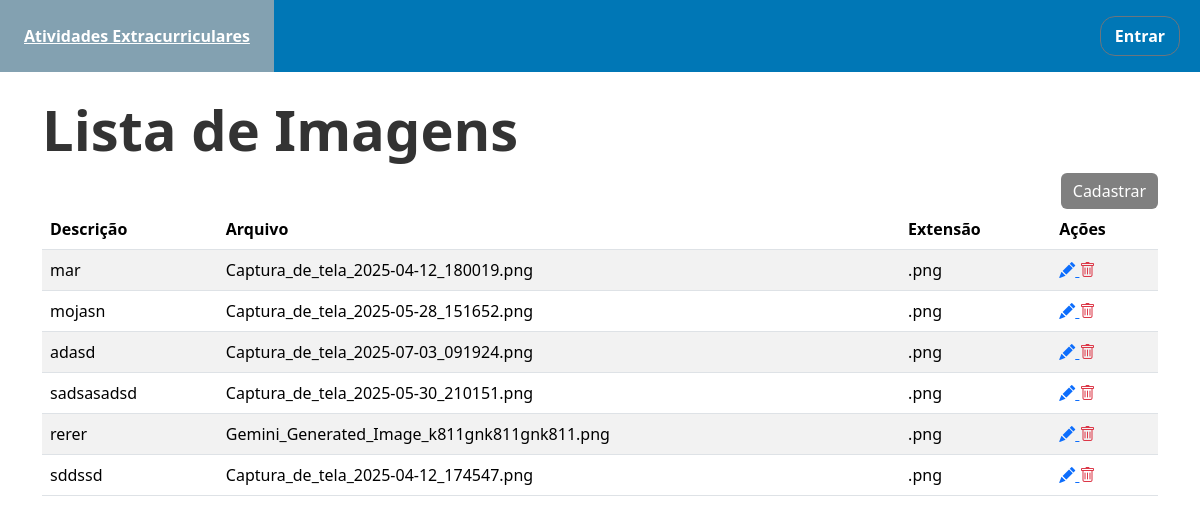
The app's page /imagens/, older data.
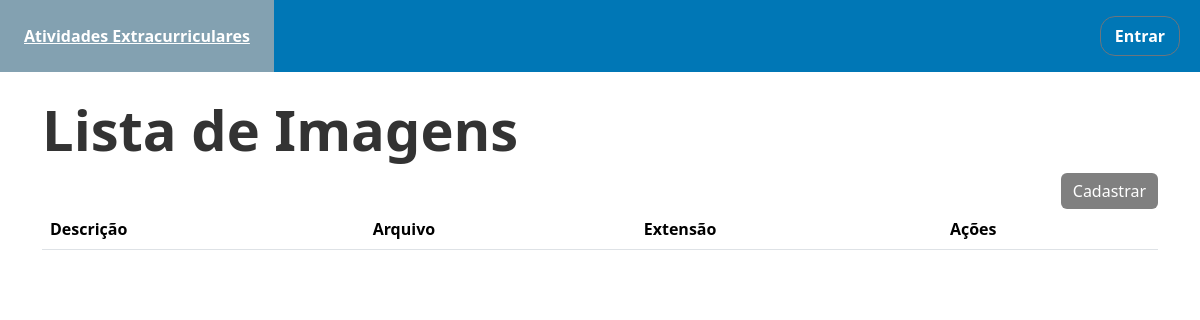
The same page, newer data.
### site_pfi/models.py (models this page shows)
class Imagens(models.Model):
    descricao = models.TextField(blank=True, null=True)
    arquivo = models.ImageField()#Usar file ou binario
    extensao = models.CharField(max_length=10)
    fk_atividade_extracurricular = models.ForeignKey('AtividadeExtracurricular', on_delete=models.DO_NOTHING)

### site_pfi/views.py (the view)
# urls.py: path('imagens/', ImagensListView.as_view(), name='imagens'),
class ImagensListView(ListView):
    model = Imagens
    template_name = 'list_imagens.html'
    form_class = ImagensForms
    context_object_name = 'imagens'
    extra_context = {'form_titulo': 'Lista de Imagens'}

### templates/list_imagens.html (shortened to what this page needs)
{% extends 'page.html' %}
{% block conteudo %}
    <div class="content container mt-4">
        <h2 class="section-title " >
            {{ form_titulo }}
        </h2>
        <div class="text-end">
            <a class="btn btn-success" href="{% url 'adicionar_imagens' %}" style="background-color: gray; border: gray">Cadastrar </a>
        </div>
        <table class="table table-striped">
            <thead class='table'>
            <tr>
                <th>Descrição</th>
                <th>Arquivo</th>
                <th>Extensão</th>
                <th>Ações</th>
            </tr>
            </thead>
            <tbody>
            {% for al in imagens %}
                <tr>
                    <td>{{ al.descricao }}</td>
                    <td>{{ al.arquivo }}</td>
                    <td>{{ al.extensao }}</td>
                    <td>
                        <a href="{% url 'editar_imagem' al.pk %}">
                            <i class="bi bi-pencil-fill"></i>
                        </a>
                        <a class="text-danger" href="{% url 'remover_imagem' al.pk %}">
                            <i class="bi bi-trash"></i>
                        </a>
                    </td>
                </tr>
            {% endfor %}
            </tbody>
        </table>
    </div>
{% endblock conteudo %}

Row changes from the older to the newer data that the page shows:
removed Imagens: descricao "mar", arquivo "Captura_de_tela_2025-04-12_180019.png", extensao ".png"
removed Imagens: descricao "mojasn", arquivo "Captura_de_tela_2025-05-28_151652.png", extensao ".png"
removed Imagens: descricao "adasd", arquivo "Captura_de_tela_2025-07-03_091924.png", extensao ".png"
removed Imagens: descricao "sadsasadsd", arquivo "Captura_de_tela_2025-05-30_210151.png", extensao ".png"
removed Imagens: descricao "rerer", arquivo "Gemini_Generated_Image_k811gnk811gnk811.png", extensao ".png"
removed Imagens: descricao "sddssd", arquivo "Captura_de_tela_2025-04-12_174547.png", extensao ".png"
